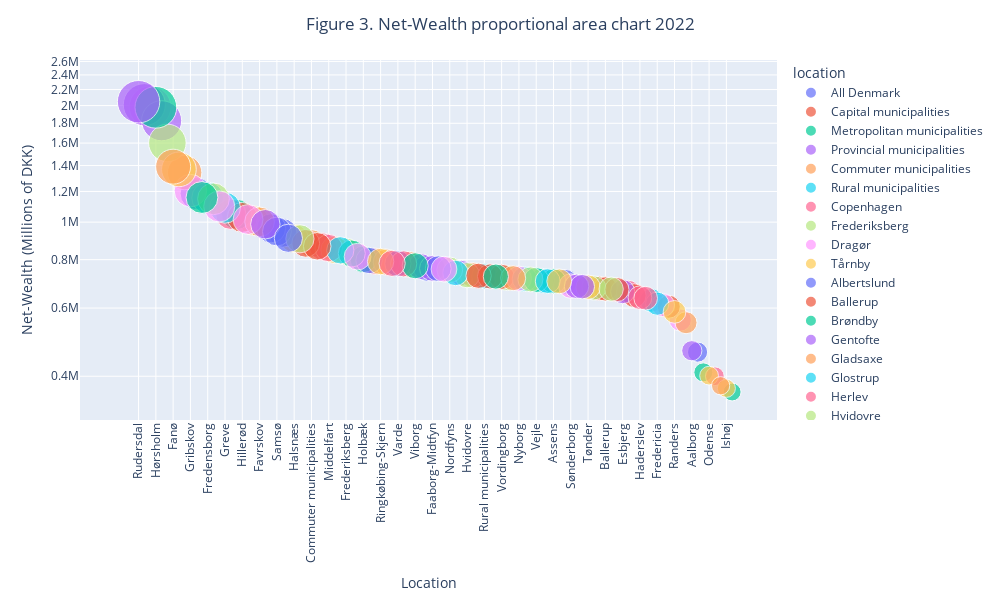

The notebook cell this image was saved under:
### Code cell
import plotly.express as px

year = 2022

# Use .copy() to ensure that we have a separate DataFrame to avoid SettingWithCopyWarning
nw_all_ages = nw_bubbles[(nw_bubbles['age_group'] == 'All age groups') & (nw_bubbles['year'] == year)].copy()

# Calculate the total net wealth for the year to normalize bubble sizes
total_wealth = nw_all_ages['net_wealth'].sum()

# We use .loc to make sure we're operating on the DataFrame and not on a copy of it
nw_all_ages.loc[:, 'area'] = (nw_all_ages['net_wealth'] / total_wealth) * 1000
nw_all_ages.loc[:, 'net_wealth_jitter'] = nw_all_ages['net_wealth']

# Plot
fig = px.scatter(nw_all_ages, x='location', y='net_wealth_jitter',
                 size='area', color='location',
                 hover_name='location', size_max=30)

# Layout with chart dimensions and log scale
fig.update_layout(title=dict(text='Figure 3. Net-Wealth proportional area chart 2022', x=0.5),
                  xaxis_title="Location", xaxis_tickangle=-90,
                  yaxis_title="Net-Wealth (Millions of DKK)",
                  xaxis={'categoryorder':'total descending'},
                  height=600, 
                  width=1000,
                  yaxis_type="log")  # Log scale for y-axis

# Show the figure
fig.show()
